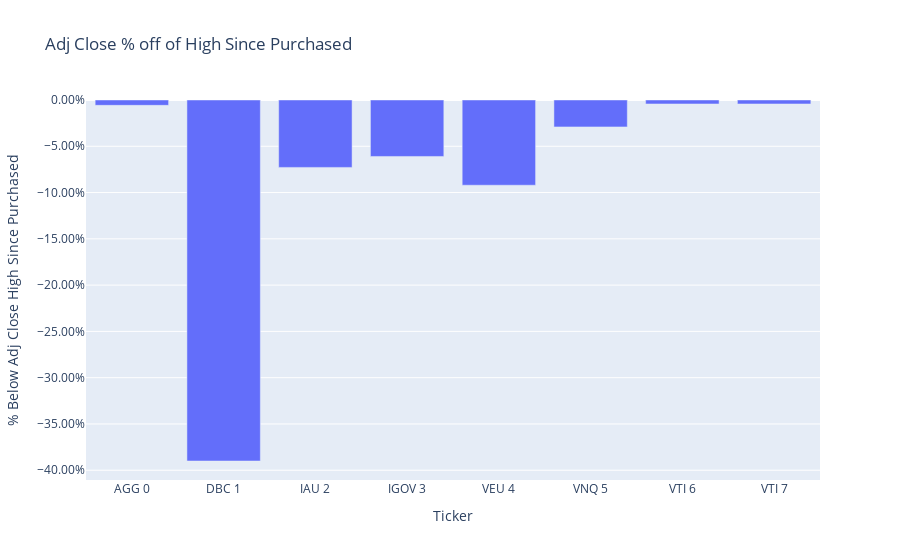

Notebook code for this chart:
### Markdown cell above
## Closing High Visualizations

### Code cell
trace1 = go.Bar(
    x = merged_portfolio_sp_latest_YTD_sp_closing_high['Ticker #'][0:10],
    y = merged_portfolio_sp_latest_YTD_sp_closing_high['Pct off High'][0:10],
    name = 'Pct off High')

data = [trace1]

layout = go.Layout(title = 'Adj Close % off of High Since Purchased'
    , barmode = 'group'
    , yaxis=dict(title='% Below Adj Close High Since Purchased', tickformat=".2%")
    , xaxis=dict(title='Ticker')
    , legend=dict(x=.8,y=1)
    )

fig = go.Figure(data=data, layout=layout)
iplot(fig)

### Figure 1 — Plotly figure (JSON) as saved in the notebook; plotly's stock layout.template omitted (floating-point values rounded to 4 significant figures)
{"data": [{"name": "Pct off High", "type": "bar", "x": ["AGG 0", "DBC 1", "IAU 2", "IGOV 3", "VEU 4", "VNQ 5", "VTI 6", "VTI 7"], "y": [-0.005771, -0.39, -0.07284, -0.061, -0.09208, -0.02907, -0.004277, -0.004277]}], "layout": {"barmode": "group", "legend": {"x": 0.8, "y": 1}, "title": {"text": "Adj Close % off of High Since Purchased"}, "xaxis": {"title": {"text": "Ticker"}}, "yaxis": {"tickformat": ".2%", "title": {"text": "% Below Adj Close High Since Purchased"}}}}
